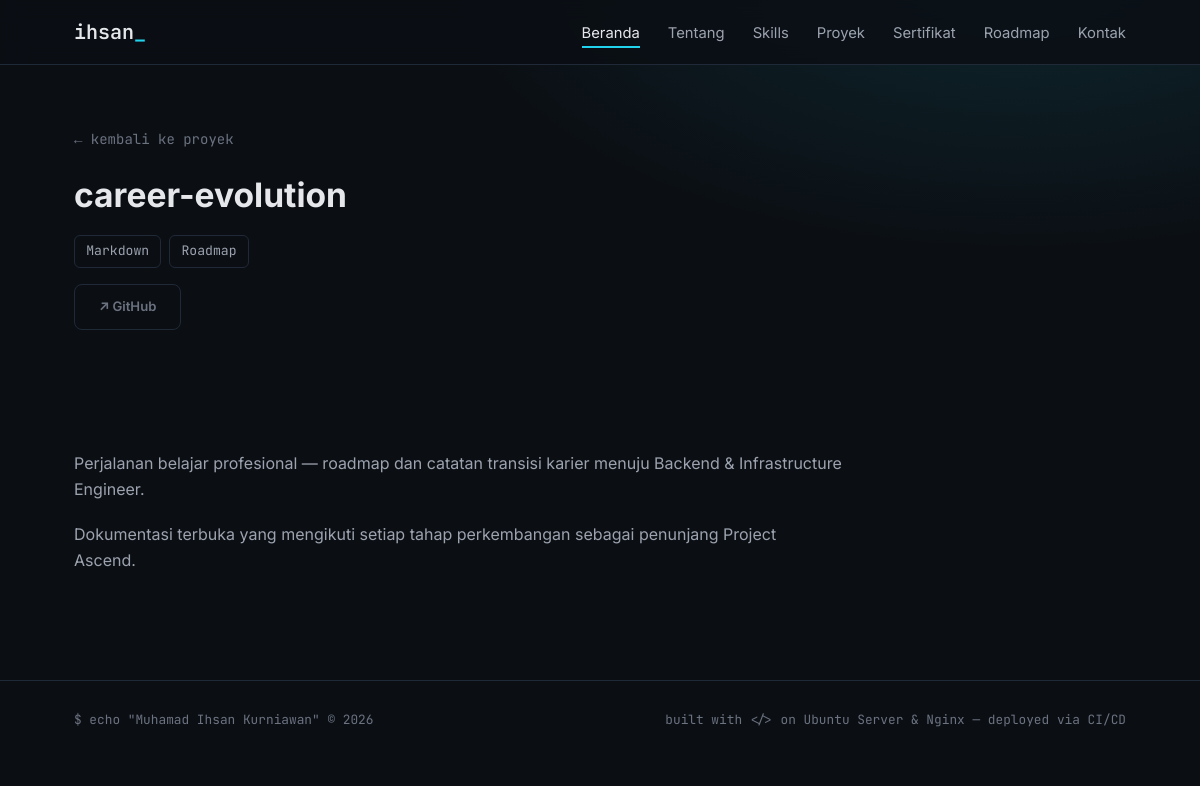
The page /proyek/career-evolution on the database its author committed.
### tables this page shows
CREATE TABLE IF NOT EXISTS projects (
    id INT UNSIGNED AUTO_INCREMENT PRIMARY KEY,
    title VARCHAR(150) NOT NULL,
    slug VARCHAR(180) NOT NULL UNIQUE,
    description TEXT NOT NULL,
    tech_stack TEXT NULL,
    github_url VARCHAR(255) NULL,
    live_url VARCHAR(255) NULL,
    image VARCHAR(255) NULL,
    is_featured TINYINT(1) NOT NULL DEFAULT 0,
    is_active TINYINT(1) NOT NULL DEFAULT 1,
    sort_order INT NOT NULL DEFAULT 0,
    created_at TIMESTAMP NOT NULL DEFAULT CURRENT_TIMESTAMP,
    updated_at TIMESTAMP NOT NULL DEFAULT CURRENT_TIMESTAMP ON UPDATE CURRENT_TIMESTAMP,
    INDEX idx_active_sort (is_active, sort_order)
);

### app/core/View.php (called while the page is built, shortened)
<?php
class View
{
    public static function render(string $view, array $data = []): string
    {
        unset($data['layout']);
        extract($data, EXTR_SKIP);
        require VIEWS_DIR . '/' . $view . '.php';
        return ob_get_clean();
    }
}

### app/controllers/ProjectsController.php (called while the page is built, shortened)
<?php
class ProjectsController extends Controller
{
    public function show(string $slug): void
    {
        $project = (new ProjectModel())->findBySlug($slug);
        $this->view('pages/projects/show', [
            'layout'  => 'public',
            'title'   => $project['title'],
            'project' => $project,
        ]);
    }
}

### public/index.php (called while the page is built, shortened)
<?php
require APP_DIR . '/helpers.php';
spl_autoload_register(function (string $class): void {
    foreach (['core', 'controllers', 'models'] as $dir) {
        $file = APP_DIR . '/' . $dir . '/' . $class . '.php';
        if (is_file($file)) {
            return;
        }
    }
});
try {
    (new Router())->dispatch(
        $_SERVER['REQUEST_METHOD'] ?? 'GET',
        (string) parse_url($_SERVER['REQUEST_URI'] ?? '/', PHP_URL_PATH)
    );
} catch (Throwable $e) {
    if (config('app.debug')) {
        http_response_code(500);
        echo '<h1>Internal Server Error</h1><pre>' . e($e->getMessage()) . "\n" . e($e->getTraceAsString()) . '</pre>';
    } else {
        http_response_code(500);
        echo View::render('pages/500');
    }
}

### app/helpers.php (called while the page is built, shortened)
<?php
if (!function_exists('e')) {
    function e(?string $value): string
    {
        return htmlspecialchars((string) $value, ENT_QUOTES, 'UTF-8');
    }
}
if (!function_exists('url')) {
    function url(string $path = ''): string
    {
        $base = rtrim((string) getenv('BASE_URL'), '/');
        return $base . '/' . ltrim($path, '/');
    }
}
if (!function_exists('config')) {
    function config(?string $key = null)
    {
        static $config = null;
        if ($config === null) {
            $config = require CONFIG_DIR . '/config.php';
        }
        $value = $config;
        foreach (explode('.', $key) as $part) {
            $value = $value[$part];
        }
        return $value;
    }
}

### app/config/config.php (called while the page is built)
<?php
return [
    'db' => [
        'host'    => getenv('DB_HOST') ?: 'db',
        'port'    => getenv('DB_PORT') ?: '3306',
        'name'    => getenv('DB_NAME') ?: 'portfolio_db',
        'user'    => getenv('DB_USER') ?: 'portfolio',
        'pass'    => getenv('DB_PASS') ?: '',
        'charset' => 'utf8mb4',
    ],
    'app' => [
        'name'     => 'Portofolio',
        'base_url' => getenv('BASE_URL') ?: 'http://localhost:8080',
        'env'      => getenv('APP_ENV') ?: 'production',
        'debug'    => (getenv('APP_DEBUG') ?: 'false') === 'true',
        'timezone' => 'Asia/Jakarta',
    ],
    'session' => [
        'name'     => 'portfolio_session',
        'lifetime' => 7200,
    ],
    'upload' => [
        'dir'       => APP_ROOT . '/public/uploads',
        'max_size'  => 2 * 1024 * 1024,
        'allowed'   => ['image/jpeg', 'image/png', 'image/webp', 'image/gif'],
        'extensions'=> ['jpg' => 'image/jpeg', 'jpeg' => 'image/jpeg', 'png' => 'image/png', 'webp' => 'image/webp', 'gif' => 'image/gif'],
    ],
];

### app/core/Database.php (called while the page is built)
<?php
final class Database
{
    private static ?PDO $pdo = null;
    public static function conn(): PDO
    {
        if (self::$pdo === null) {
            $db = config('db');
            $dsn = sprintf(
                'mysql:host=%s;port=%s;dbname=%s;charset=%s',
                $db['host'],
                $db['port'],
                $db['name'],
                $db['charset']
            );
            self::$pdo = new PDO($dsn, $db['user'], $db['pass'], [
                PDO::ATTR_ERRMODE            => PDO::ERRMODE_EXCEPTION,
                PDO::ATTR_DEFAULT_FETCH_MODE => PDO::FETCH_ASSOC,
                PDO::ATTR_EMULATE_PREPARES   => false,
            ]);
        }
        return self::$pdo;
    }
}

### app/core/Model.php (called while the page is built, shortened)
<?php
abstract class Model
{
    protected PDO $db;
    public function __construct()
    {
        $this->db = Database::conn();
    }
    public function query(string $sql, array $params = []): array
    {
        $stmt = $this->db->prepare($sql);
        $stmt->execute($params);
        return $stmt->fetchAll();
    }
}

### app/models/ProjectModel.php (called while the page is built, shortened)
<?php
class ProjectModel extends Model
{
    public function findBySlug(string $slug): ?array
    {
        $rows = $this->query('SELECT * FROM projects WHERE slug = ? AND is_active = 1', [$slug]);
        return $rows[0] ?? null;
    }
}

### app/views/pages/projects/show.php (the view, shortened to what this page needs)
<?php $stack = json_decode($project['tech_stack'] ?: '[]', true) ?: []; ?>
<section class="page-hero">
  <div class="container">
    <p class="hero-eyebrow mono"><a class="dim-link" href="<?= url('/proyek') ?>">← kembali ke proyek</a></p>
    <h1 class="section-title"><?= e($project['title']) ?></h1>
    <?php if ($stack): ?>
      <ul class="tag-list" style="margin-bottom:1rem;">
        <?php foreach ($stack as $lang): ?>
          <li><?= e($lang) ?></li>
        <?php endforeach; ?>
      </ul>
    <?php endif; ?>
    <div class="project-links">
      <?php if ($project['github_url']): ?>
        <a class="btn btn-ghost" href="<?= e($project['github_url']) ?>" target="_blank" rel="noopener">↗ GitHub</a>
      <?php endif; ?>
    </div>
  </div>
</section>
<section class="section">
  <div class="container">
    <div class="about-story project-detail-text">
      <?php foreach (array_filter(array_map('trim', explode("\n", $project['description']))) as $paragraph): ?>
        <p><?= e($paragraph) ?></p>
      <?php endforeach; ?>
    </div>
  </div>
</section>

### app/core/Router.php (shortened to what this page needs)
<?php
class Router
{
    private array $routes;
    public function __construct()
    {
        $this->routes = require CONFIG_DIR . '/routes.php';
    }
    public function dispatch(string $method, string $uri): void
    {
        $uri = '/' . ltrim(rtrim($uri, '/'), '/');
        $routes = $this->routes[$method] ?? [];
        foreach ($routes as $pattern => $handler) {
            if (strpos($pattern, '(') === false) {
                continue;
            }
            if (preg_match('#^' . $pattern . '$#', $uri, $matches)) {
                array_shift($matches);
                $this->call($handler, $matches);
                return;
            }
        }
    }
    private function call(array $handler, array $params): void
    {
        [$class, $method] = $handler;
        $controller = new $class();
        $controller->{$method}(...$params);
    }
}

### public/css/style.css (style rules this page uses)
:root { --bg: #0b0f14; --bg-alt: #11161d; --surface: #151c24; --border: #1f2937; --text: #e5e7eb; --text-dim: #9ca3af; --muted: #6b7280; --accent: #22d3ee; --accent-dim: #0891b2; --green: #4ade80; --yellow: #fbbf24; --red: #f87171; --mono: 'JetBrains Mono', 'Fira Code', monospace; --sans: 'Inter', system-ui, sans-serif; --maxw: 1100px; }
* { margin: 0; padding: 0; box-sizing: border-box; }
html { scroll-behavior: smooth; scroll-padding-top: 76px; }
body { font-family: var(--sans); background: var(--bg); color: var(--text); line-height: 1.65; }
.container { max-width: var(--maxw); margin: 0 auto; padding: 0 1.5rem; }
.mono { font-family: var(--mono); }
a { color: inherit; text-decoration: none; }
ul { list-style: none; }
.hero-eyebrow { font-family: var(--mono); color: var(--accent); font-size: .875rem; margin-bottom: 1rem; }
.btn { display: inline-block; padding: .7rem 1.5rem; border-radius: 8px; font-weight: 600; font-size: .95rem; transition: transform .15s, background .2s, box-shadow .2s; }
.btn-ghost { border: 1px solid var(--border); color: var(--text); background: transparent; }
.section { padding: 5.5rem 0; }
.section-title { font-size: clamp(1.6rem, 3vw, 2.1rem); margin-bottom: 1rem; }
.about-story p { color: var(--text-dim); margin-bottom: 1.15rem; }
.tag-list { display: flex; flex-wrap: wrap; gap: .5rem; }
.tag-list li { font-size: .82rem; font-family: var(--mono); color: var(--text-dim); background: var(--bg); border: 1px solid var(--border); padding: .3rem .7rem; border-radius: 6px; transition: color .2s, border-color .2s; }
.project-links { display: flex; gap: 1rem; margin-top: .25rem; }
.project-links a { font-size: .82rem; color: var(--muted); transition: color .2s; }
.page-hero { padding: 8rem 0 2rem; background: radial-gradient(60rem 30rem at 85% -10%, rgba(34,211,238,.12), transparent 60%), var(--bg); }
.page-hero .section-title { margin-bottom: .75rem; }
.dim-link { color: var(--muted); }
.project-detail-text { max-width: 48rem; }

### rows shown on the page
projects: title "career-evolution", tech_stack "Markdown", tech_stack "Roadmap", description "Perjalanan belajar profesional — roadmap dan catatan transisi karier menuju Backend & Infrastructure Engineer.", description "Dokumentasi terbuka yang mengikuti setiap tahap perkembangan sebagai penunjang Project Ascend."
